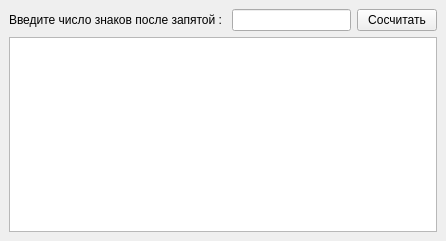
<?xml version="1.0" encoding="UTF-8"?>
<ui version="4.0">
 <class>MainWindow</class>
 <widget class="QMainWindow" name="MainWindow">
  <property name="geometry">
   <rect>
    <x>0</x>
    <y>0</y>
    <width>446</width>
    <height>241</height>
   </rect>
  </property>
  <property name="windowTitle">
   <string>Лабораторная работа №3</string>
  </property>
  <widget class="QWidget" name="centralwidget">
   <layout class="QVBoxLayout" name="verticalLayout">
    <item>
     <layout class="QHBoxLayout" name="horizontalLayout">
      <item>
       <widget class="QLabel" name="label">
        <property name="text">
         <string>Введите число знаков после запятой : </string>
        </property>
       </widget>
      </item>
      <item>
       <widget class="QLineEdit" name="n_znak">
        <property name="text">
         <string></string>
        </property>
       </widget>
      </item>
      <item>
       <widget class="QPushButton" name="btn_go">
        <property name="text">
         <string>Сосчитать</string>
        </property>
       </widget>
      </item>
     </layout>
    </item>
    <item>
     <widget class="QTextEdit" name="log_field"/>
    </item>
   </layout>
  </widget>
 </widget>
 <resources/>
 <connections/>
</ui>
